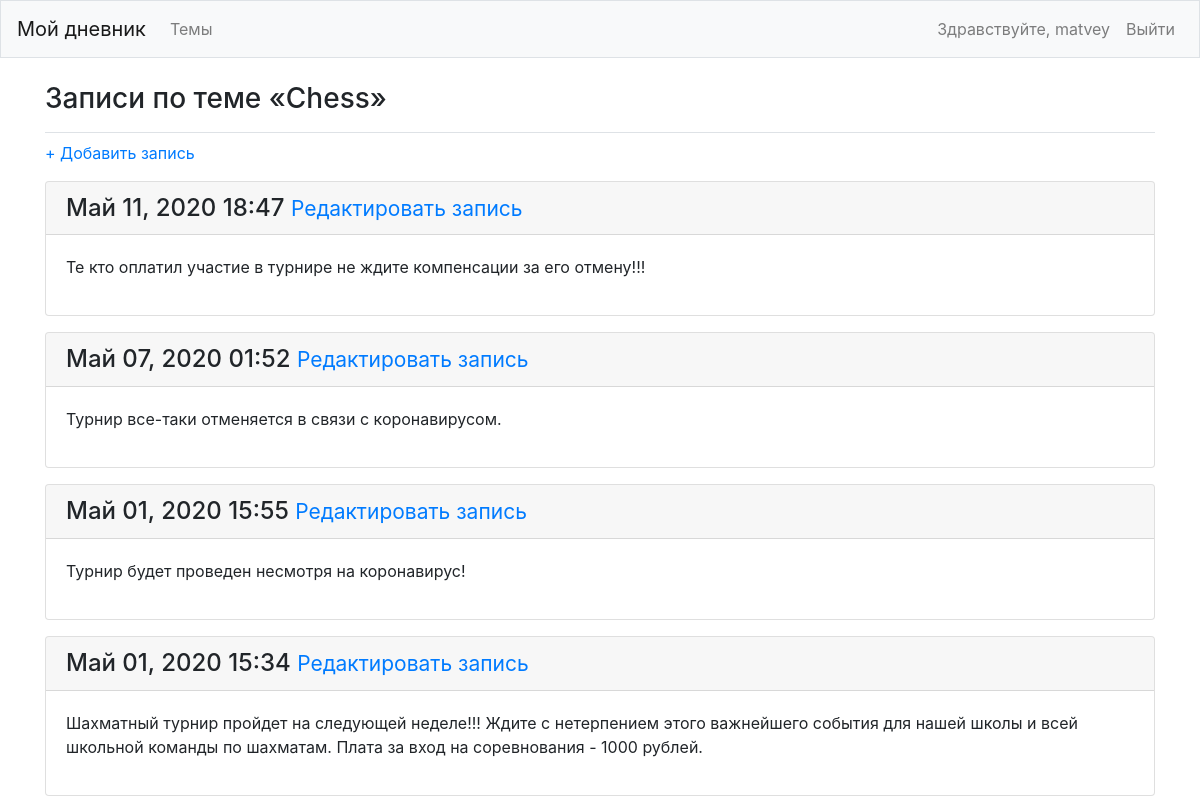
Page /topics/1/ (signed in) on the earlier database version.
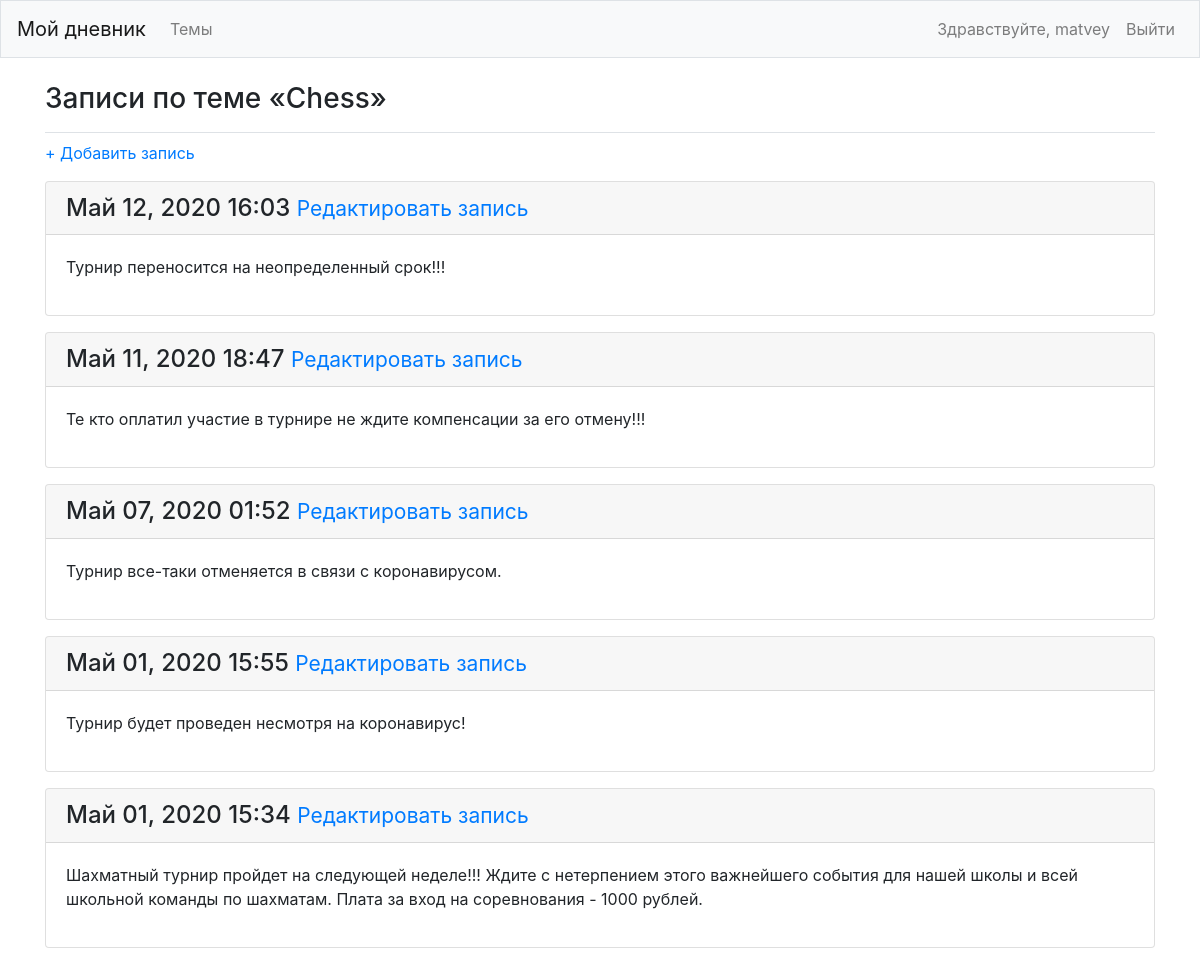
Same page on the later database version.
### learning_logs/models.py (models this page shows, shortened)
class Entry(models.Model):
    topic = models.ForeignKey(Topic, on_delete=models.CASCADE)
    text = models.TextField()
    date_added = models.DateTimeField(auto_now_add=True)
    class Meta:
        verbose_name_plural = "entries"

### learning_logs/views.py (the view)
# urls.py: path("topics/<int:topic_id>/", views.topic, name="topic"),
@login_required
def topic(request, topic_id):
	topic = Topic.objects.get(id=topic_id)
	if not check_topic_owner(topic.owner, request.user):
		raise Http404
	entries = topic.entry_set.order_by("-date_added")
	context = {"topic": topic, "entries": entries}
	return render(request, "learning_logs/topic.html", context)

### learning_logs/models.py (called while the page is built)
    def __str__(self):
        return self.text

### learning_logs/views.py (called while the page is built)
def check_topic_owner(owner, user):
	return owner == user

### learning_logs/templates/learning_logs/topic.html
{% extends "learning_logs/base.html" %}
{% block page_header %}
	<h3>Записи по теме «{{ topic }}»</h3>
{% endblock page_header %}
{% block content %}
<p>
	<a href="{% url 'learning_logs:new_entry' topic.id %}">+ Добавить запись</a>
</p>
	{% for entry in entries %}
		<div class="card mb-3">
			<h4 class="card-header">
				{{ entry.date_added|date:'M d, Y H:i' }}
				<small><a href="{% url 'learning_logs:edit_entry' entry.id %}">Редактировать запись</a></small>
			</h4>
			<div class="card-body">
				{{ entry.text|linebreaks }}
			</div>
		</div>
	{% empty %}
	<p>По этой теме еще не добавлено ни одной записи :(</p>
	{% endfor %}
{% endblock content %}

Differences in the rows shown:
added Entry: date_added "Май 12, 2020 16:03", text "Турнир переносится на неопределенный срок!!!"
